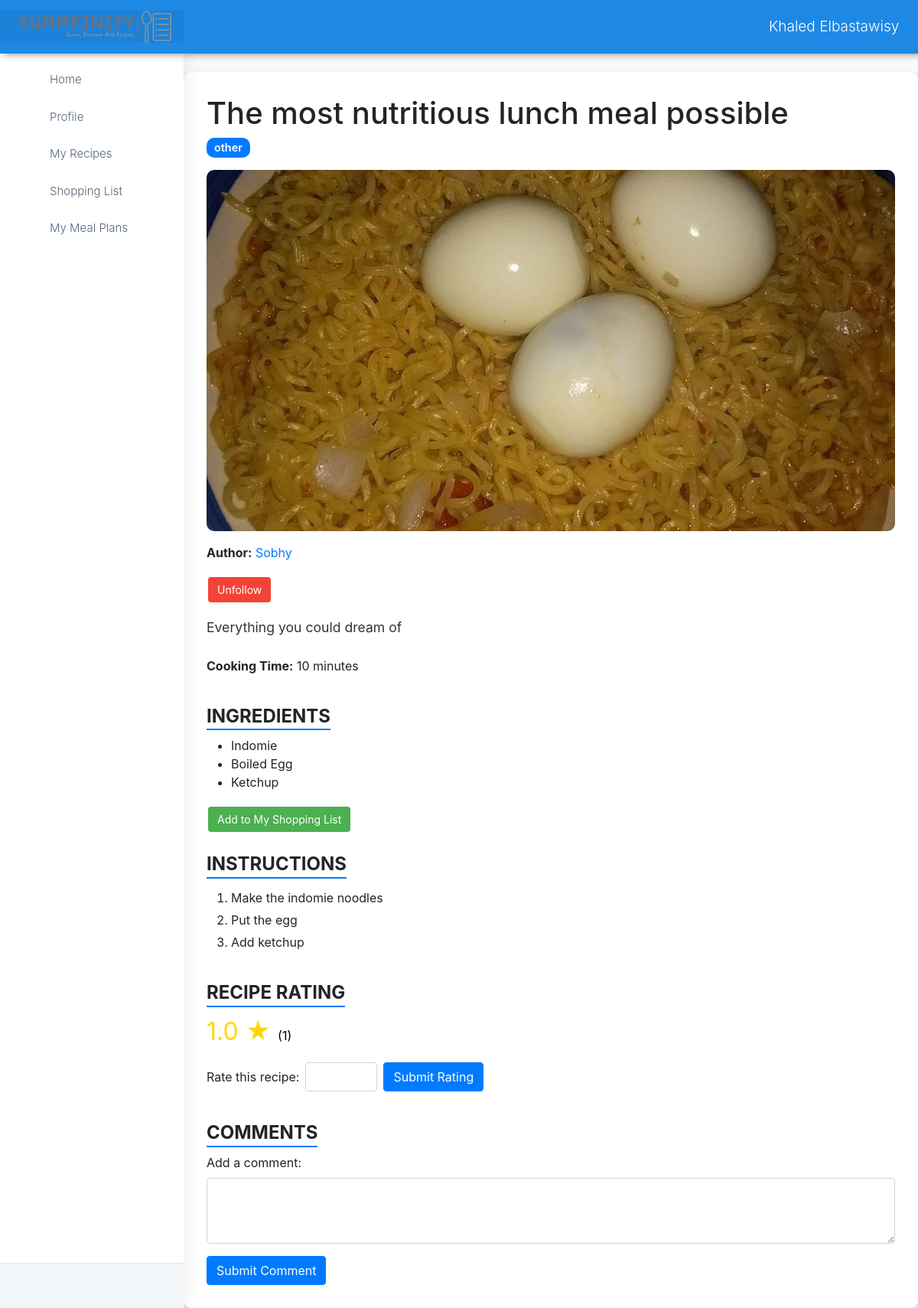
The app's page /recipe/3 (signed in), older data.
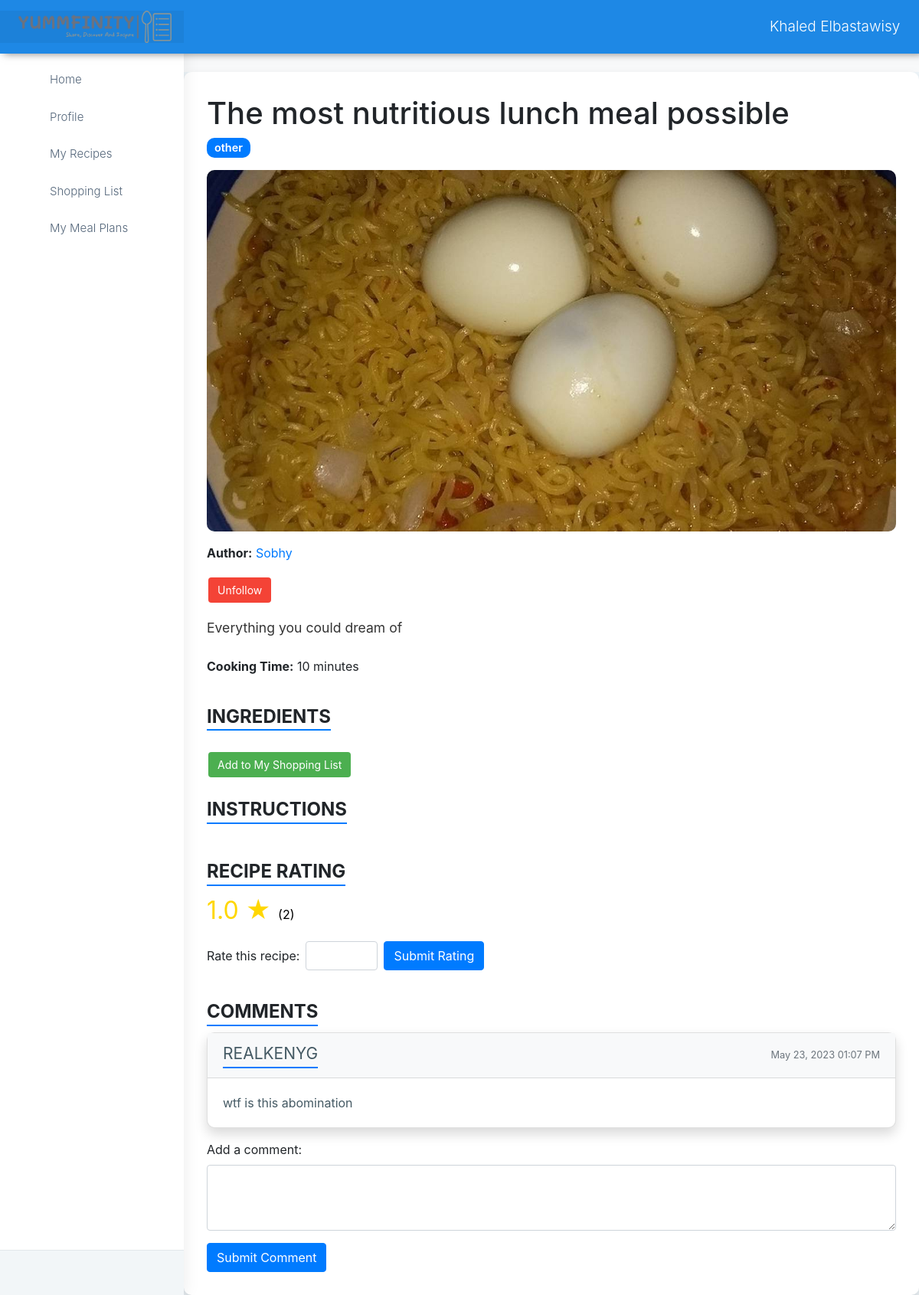
The same page, newer data.
### apps/authentication/models.py (models this page shows, shortened)
class Ingredient(db.Model):
    id = db.Column(db.Integer, primary_key=True)
    name = db.Column(db.String(64), unique=False, nullable=False)
    recipe_id = db.Column(db.Integer, db.ForeignKey('recipe.id'), nullable=False)

class Instruction(db.Model):
    id = db.Column(db.Integer, primary_key=True)
    method = db.Column(db.String(), unique=False, nullable=False)
    recipe_id = db.Column(db.Integer, db.ForeignKey('recipe.id'), nullable=False)

class User(db.Model, UserMixin):
    id = db.Column(db.Integer, primary_key=True)
    username = db.Column(db.String(64), unique=True)
    email = db.Column(db.String(64), unique=True)
    password = db.Column(db.LargeBinary)
    recipes = db.relationship('Recipe', backref='user')
    ratings = db.relationship('Rating', backref='user')
    comments = db.relationship('Comment', backref='user')
    profile = db.relationship("UserProfile", uselist=False, back_populates="user")
    activities = db.relationship('UserActivity', back_populates='user', lazy=True)
    followers = db.relationship('Follow', foreign_keys=[Follow.followed_id], back_populates='followed', lazy='dynamic', cascade='all, delete-orphan')
    following = db.relationship('Follow', foreign_keys=[Follow.follower_id], back_populates='follower', lazy='dynamic', cascade='all, delete-orphan')
    shopping_list = db.relationship('ShoppingList', backref='user', lazy=True, cascade='all, delete-orphan')
    meal_plan = db.relationship('MealPlan', backref='user', lazy=True, cascade='all, delete-orphan')
    def __repr__(self):
        return str(self.username)

class Comment(db.Model):
    id = db.Column(db.Integer, primary_key=True)
    content = db.Column(db.Text, nullable=False)
    timestamp = db.Column(db.DateTime, default=datetime.now)
    user_id = db.Column(db.Integer, db.ForeignKey('user.id'), nullable=False)
    recipe_id = db.Column(db.Integer, db.ForeignKey('recipe.id'), nullable=False)
    timestamp = db.Column(db.DateTime, default=datetime.now)
    activities = db.relationship('UserActivity', back_populates='comment', lazy=True)

### apps/home/routes.py (the view)
@blueprint.route('/recipe/<int:recipe_id>')
@login_required
def recipe_details(recipe_id):
    recipe = Recipe.query.get(recipe_id)
    instructions = Instruction.query.filter_by(recipe_id=recipe_id).all()
    ingredients = Ingredient.query.filter_by(recipe_id=recipe_id).all()
    author = User.query.get(recipe.user_id)
    user = User.query.get(current_user.id)
    rates = Rating.query.filter_by(recipe_id=recipe_id).all()
    if rates == []:
        avg_rate = None
    else:
        sum = 0
        for rate in rates:
            sum += rate.rating
        avg_rate = sum/len(rates)
    user_rating = Rating.query.filter_by(user_id=current_user.id, recipe_id=recipe_id).first()
    if user_rating:
        isRated = True
    else: isRated = False
    comments = Comment.query.filter_by(recipe_id=recipe_id).all()
    def get_username(user_id):
        user = User.query.get(user_id)
        if user:
            return user.username
        else:
            return None
    comments_with_usernames = []
    for comment in comments:
        username = get_username(comment.user_id)
        comments_with_usernames.append({
            'username': username,
            'content': comment.content,
            'timestamp': comment.timestamp
        })
    isFollowing = Follow.query.filter_by(follower_id=current_user.id, followed_id=author.id).first()
    return render_template('home/recipe_detail.html', recipe=recipe, instructions = instructions,
                            ingredients = ingredients, author = author, rating = avg_rate, isRated=isRated,
                              comments = comments_with_usernames, user = user, rate_count = len(rates), isFollowing=isFollowing)

### apps/__init__.py (called while the page is built)
def configure_database(app):
    @app.before_first_request
    def initialize_database():
        db.create_all()
    @app.teardown_request
    def shutdown_session(exception=None):
        db.session.remove()

### apps/authentication/models.py (called while the page is built)
@login_manager.user_loader
def user_loader(id):
    return User.query.filter_by(id=id).first()

### apps/templates/home/recipe_detail.html (shortened to what this page needs)
{% extends '/layouts/base.html' %}
{% block content %}
<head>
  <link rel="stylesheet" href="https://maxcdn.bootstrapcdn.com/bootstrap/4.5.2/css/bootstrap.min.css">
  <link rel="stylesheet" href="{{ url_for('static', filename='assets/css/custom.css') }}" />
</head>
<body>
  <div class="container mt-4">
    <h1>{{ recipe.name }}</h1>
    <p class="cuisine">{{ recipe.cuisine }}</p>
    <div class="img-container">
      <img src="{{ url_for('static', filename='/assets/images/' + recipe.image) }}" alt="{{ recipe.name }}" class="img-fluid">
    </div>
    <p><strong>Author:</strong> <a href="{{ url_for('home_blueprint.user_profile', username=author) }}">{{ author }}</a></p>
      {% if recipe.user_id == user.id %}
      <span>(You)</span>
      {% elif isFollowing %}
      <form action="/unfollow_author" method="POST" style="display: inline;">
          <button type="submit" class="unfollow-btn">Unfollow</button>
      </form>
      {% endif %}
    <p class="description">{{ recipe.description }}</p>
    <p><strong>Cooking Time:</strong> {{ recipe.cooking_time }} minutes</p>
    <h4 class="section-title">Ingredients</h4>
    <ul>
      {% for ingredient in ingredients %}
        <li>{{ ingredient.name }}</li>
      {% endfor %}
    </ul>
    <form id="shopping-list-form" action="/add_to_shopping_list" method="POST">
      <button id="add-to-shopping-list-btn" type="submit" class="add-to-shopping-list-btn">Add to My Shopping List</button>
    </form>
    <h4 class="section-title">Instructions</h4>
    <ol>
      {% for instruction in instructions %}
        <li>{{ instruction.method }}</li>
      {% endfor %}
    </ol>
    <h4 class="section-title">Recipe Rating</h4>
    {% if rating %}
    <p class="rating">{{ rating }} &#9733; <span class="rate-count"> ({{ rate_count }})</span></p>
    {% else %}
      <p class="rating">No ratings yet</p>
    {% endif %}
    {% if isRated %}
      <p>You have already rated this recipe.</p>
    {% else %}
    <form action="rate_recipe" method="POST">
      <div class="form-group form-inline">
        <label for="rating" class="mr-2">Rate this recipe:</label>
        <input type="number" class="form-control mr-2" id="rating" name="rating" min="1" max="5" step="1">
        <button type="submit" class="btn btn-primary">Submit Rating</button>
      </div>
    </form>
    {% endif %}
    <h4 class="section-title">Comments</h4>
    {% for comment in comments %}
    <div class="card mb-3">
        <div class="card-header bg-light">
            <div class="d-flex justify-content-between align-items-center">
                <h5 class="card-title mb-0">{{ comment.username }}</h5>
                <small class="text-muted">{{ comment.timestamp.strftime('%B %d, %Y %I:%M %p') }}</small>
            </div>
        </div>
        <div class="card-body">
            <p class="card-text">{{ comment.content }}</p>
        </div>
    </div>
    {% endfor %}
    <form action="submit_comment" method="POST">
      <div class="form-group">
        <label for="comment">Add a comment:</label>
        <textarea class="form-control" id="comment" name="comment" rows="3"></textarea>
      </div>
      <button type="submit" class="btn btn-primary">Submit Comment</button>
    </form>
  </div>
</body>
{% endblock %}

Row changes from the older to the newer data that the page shows:
removed Ingredient: name "Indomie"
removed Ingredient: name "Boiled Egg"
removed Ingredient: name "Ketchup"
removed Instruction: method "Make the indomie noodles"
removed Instruction: method "Put the egg"
removed Instruction: method "Add ketchup"
now on this page (row edited): User: username "REALKENYG"
added Comment: timestamp "May 23, 2023 01:07 PM", content "wtf is this abomination"
Text that changed along with them:
{{ rate_count }}: "1" → "2"
